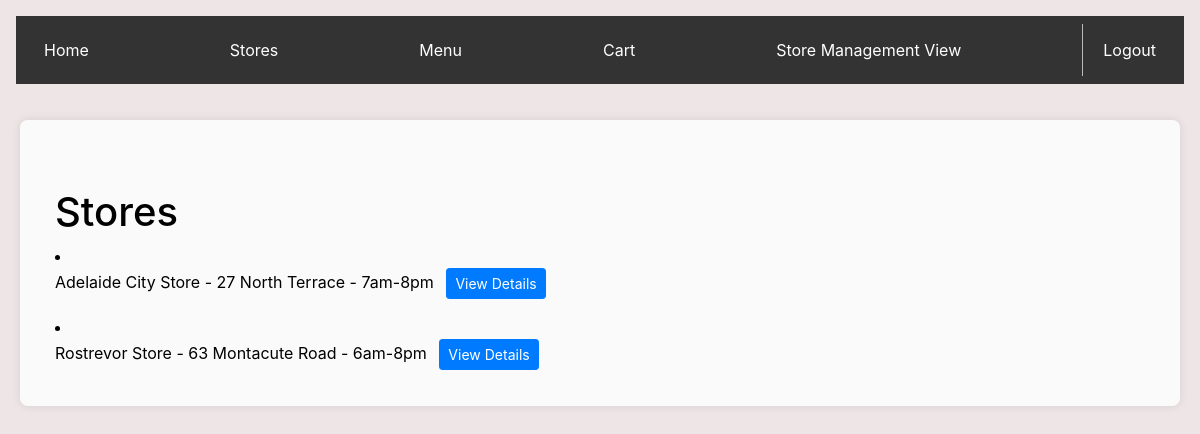
The page /customerStoresDisplay on the database as committed earlier.
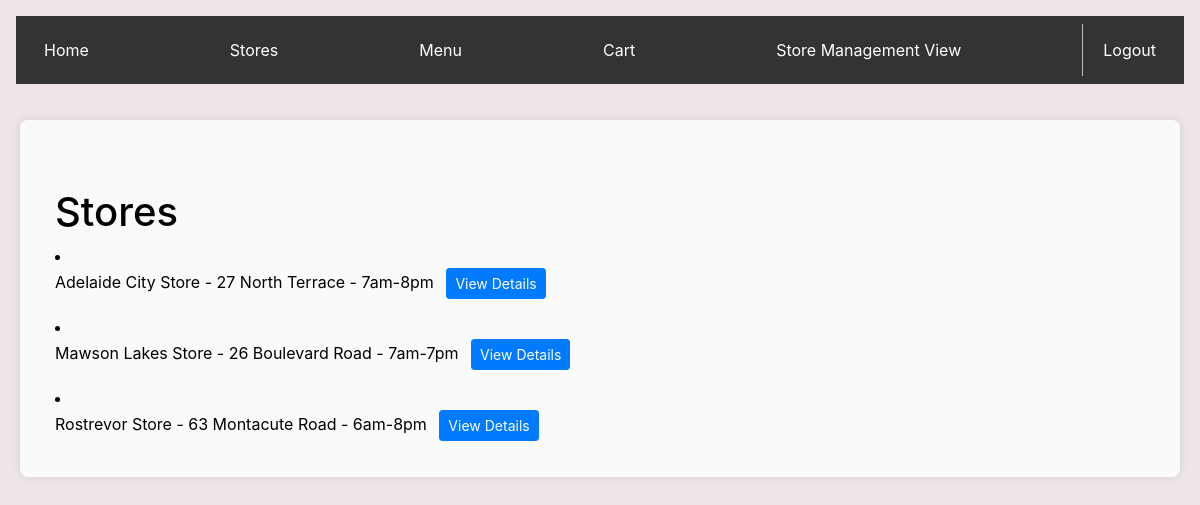
The same page on the database as committed later.
### app.py (models this page shows, shortened)
class Stores(db.Model):
    id = db.Column(db.Integer, primary_key=True)
    name = db.Column(db.String(100), nullable=False)
    address = db.Column(db.String(100), nullable=False)
    opening_hours = db.Column(db.String(50))
    petrols = db.relationship('Petrol', backref='store', lazy=True)

### app.py (the view)
@app.route('/customerStoresDisplay')
def customerStoresDisplay():
    title = "Store List"
    stores = Stores.query.order_by(Stores.name.asc()).all()
    return render_template("customerStoresDisplay.html", title=title, stores=stores)

### templates/customerStoresDisplay.html (shortened to what this page needs)
{% extends 'base_customer.html' %}
{% block content %}
    <div class="container mt-5">
        <h1>Stores</h1>
            {% for store in stores %}
                <li class="store-item mb-3">
                    <div class="store-info">
                        <span>{{ store.name }} - {{ store.address }} - {{ store.opening_hours }}</span>
                        <a href="{{ url_for('customerStoreDetails', store_id=store.id) }}" class="btn btn-primary btn-sm ml-2">View Details</a>
                    </div>
                </li>
            {% endfor %}
    </div>
{% endblock %}

Rows that differ between the two databases and show on the page:
added Stores: name "Mawson Lakes Store", address "26 Boulevard Road", opening_hours "7am-7pm"
